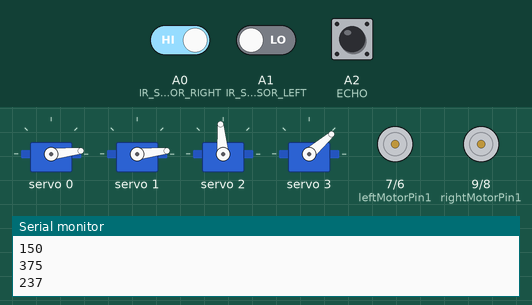
Simulated run of this sketch. Board: Arduino Uno, built with avr-gcc and run on an emulated ATmega328P. Parts: 4 × servo, motor-driver pin pairs drawn as motors (green arrow = first pin HIGH = forward, orange = second pin HIGH = backward, longer = more drive, scaled by the enable pin), the last lines printed to the serial monitor. The test bench sets the inputs (shaded band); at power-on: A2 (ECHO) LOW, A0 (IR_SENSOR_RIGHT) HIGH, A1 (IR_SENSOR_LEFT) LOW.

Above: at 4.7 s.
4.8 s: A2 (ECHO) pulsed HIGH 2 times (0.12 s each, 0.3 s apart)
At 5.9 s:
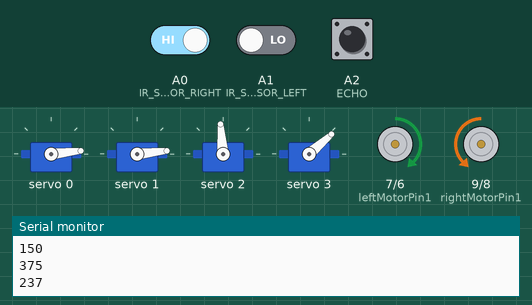
At 7.8 s:
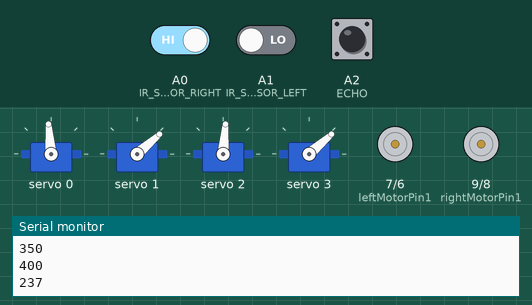
Timing chart, 0 to 14.3 s (numbered marks = the images above; inputs shaded):
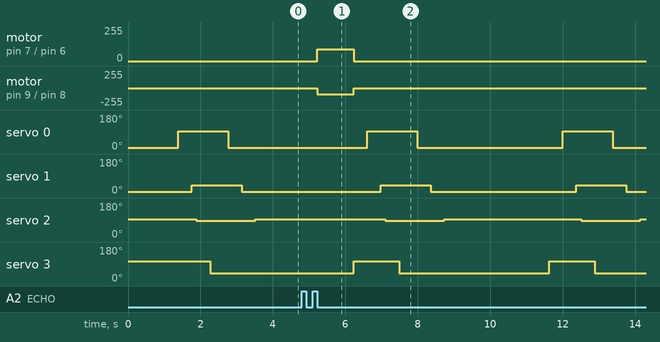

The sketch:

4DOF-Pick-and-Place-Robot.ino
```cpp
#include <Wire.h>
#include <Adafruit_PWMServoDriver.h>

#define IR_SENSOR_RIGHT A0
#define IR_SENSOR_LEFT A1
#define ECHO A2
#define TRIG A3
#define MOTOR_SPEED 90

#define SERVOMIN 150
#define SERVOMAX 600
Adafruit_PWMServoDriver pwm = Adafruit_PWMServoDriver(0x40);

int angletoPWM(int angle){
  int pulse = map(angle, 0, 180, SERVOMIN, SERVOMAX);
  Serial.println(pulse);
  return pulse;
}

long duration;
int distance;

// Right motor
int enableRightMotor = 10;
int rightMotorPin1 = 9;
int rightMotorPin2 = 8;

// Left motor
int enableLeftMotor = 11;
int leftMotorPin1 = 7;
int leftMotorPin2 = 6;

// IR sensor variables
int rightIRSensorValue;
int leftIRSensorValue;

bool armlowered = false;
bool pickedUp = false;
unsigned long pickupTime = 0;

// Function prototypes
void rotateMotor(int rightMotorSpeed, int leftMotorSpeed);
void linefollower();
void placeObject();

void setup()
{
  TCCR0B = TCCR0B & B11111000 | B00000010;

  pinMode(enableRightMotor, OUTPUT);
  pinMode(rightMotorPin1, OUTPUT);
  pinMode(rightMotorPin2, OUTPUT);

  pinMode(enableLeftMotor, OUTPUT);
  pinMode(leftMotorPin1, OUTPUT);
  pinMode(leftMotorPin2, OUTPUT);

  pinMode(IR_SENSOR_RIGHT, INPUT);
  pinMode(IR_SENSOR_LEFT, INPUT);
  pinMode(ECHO, INPUT);
  pinMode(TRIG, OUTPUT);
  rotateMotor(0, 0);

  Serial.begin(9600);
  pwm.begin();
  pwm.setPWMFreq(60);

  pwm.setPWM(0, 0, angletoPWM(0));
  pwm.setPWM(1, 0, angletoPWM(0));
  pwm.setPWM(2, 0, angletoPWM(90));
  pwm.setPWM(3, 0, angletoPWM(100));
}

void loop()
{
  rightIRSensorValue = digitalRead(IR_SENSOR_RIGHT);
  leftIRSensorValue = digitalRead(IR_SENSOR_LEFT);

  digitalWrite(TRIG, LOW);
  delayMicroseconds(2);
  digitalWrite(TRIG, HIGH);
  delay(50);
  digitalWrite(TRIG, LOW);
  duration = pulseIn(ECHO, HIGH);
  distance = 0.034 / 2 * duration;

  if (distance < 22 && !armlowered && !pickedUp)
  {
    placeObject();
    pickedUp = true;
    pickupTime = millis();
  }
  else if (pickedUp && millis() - pickupTime > 4000)
  {
    pickedUp = false;
    rotateMotor(0, 0);

    pwm.setPWM(0, 0, angletoPWM(0));
    pwm.setPWM(1, 0, angletoPWM(0));
    pwm.setPWM(2, 0, angletoPWM(90));
    pwm.setPWM(3, 0, angletoPWM(35));
  }
  else
  {
    linefollower();
  }
}

void rotateMotor(int rightMotorSpeed, int leftMotorSpeed)
{
  if (rightMotorSpeed < 0)
  {
    digitalWrite(rightMotorPin1, LOW);
    digitalWrite(rightMotorPin2, HIGH);
  }
  else if (rightMotorSpeed > 0)
  {
    digitalWrite(rightMotorPin1, HIGH);
    digitalWrite(rightMotorPin2, LOW);
  }
  else
  {
    digitalWrite(rightMotorPin1, LOW);
    digitalWrite(rightMotorPin2, LOW);
  }

  if (leftMotorSpeed < 0)
  {
    digitalWrite(leftMotorPin1, LOW);
    digitalWrite(leftMotorPin2, HIGH);
  }
  else if (leftMotorSpeed > 0)
  {
    digitalWrite(leftMotorPin1, HIGH);
    digitalWrite(leftMotorPin2, LOW);
  }
  else
  {
    digitalWrite(leftMotorPin1, LOW);
    digitalWrite(leftMotorPin2, LOW);
  }
  analogWrite(enableRightMotor, abs(rightMotorSpeed));
  analogWrite(enableLeftMotor, abs(leftMotorSpeed));
}

void linefollower()
{
  if (rightIRSensorValue == LOW && leftIRSensorValue == LOW)
  {
    rotateMotor(MOTOR_SPEED, MOTOR_SPEED);
  }
  else if (rightIRSensorValue == HIGH && leftIRSensorValue == LOW)
  {
    rotateMotor(-MOTOR_SPEED, MOTOR_SPEED);
  }
  else if (rightIRSensorValue == LOW && leftIRSensorValue == HIGH)
  {
    rotateMotor(MOTOR_SPEED, -MOTOR_SPEED);
  }
  else
  {
    rotateMotor(0, 0);
  }
}

void placeObject()
{
  rotateMotor(0, 0);

  pwm.setPWM(3, 0, angletoPWM(100)); // Open the last servo first
  delay(3000); // Wait for the servo to reach its position

  pwm.setPWM(0, 0, angletoPWM(90));
  delay(3000); // Wait for the servo to reach its position

  pwm.setPWM(1, 0, angletoPWM(35));
  delay(1000); // Wait before the next servo movement

  pwm.setPWM(2, 0, angletoPWM(80));


  pwm.setPWM(3, 0, angletoPWM(100));
  delay(3000); // Wait for the servo to reach its position

  pwm.setPWM(3, 0, angletoPWM(35));
  delay(3000); // Wait before the next servo movement


  delay(1000);

  pwm.setPWM(0, 0, angletoPWM(0));
  delay(3000); // Wait for the servo to reach its position

  pwm.setPWM(1, 0, angletoPWM(0));
  delay(3000); // Wait for the servo to reach its position

  pwm.setPWM(2, 0, angletoPWM(90));
  delay(3000); // Wait for the servo to reach its position

  pwm.setPWM(3, 0, angletoPWM(35));
  delay(4000); // Keep the last servo closed for 4 seconds
}
```

Measured:
- after the input at 4.8 s, motor on pin 7 (leftMotorPin1) / pin 6 (leftMotorPin2): stopped → forward 90/255 after 0.42 s, → stopped 1.0 s later; motor on pin 9 (rightMotorPin1) / pin 8 (rightMotorPin2): stopped → backward 90/255 after 0.42 s, → stopped 1.0 s later
- by itself, servo 0: alternates 95° for 1.4 s and 6° for 4.0 s
- by itself, servo 1: alternates 41° for 1.4 s and 6° for 4.0 s
- by itself, servo 2: alternates 95° for 3.8 s and 85° for 1.6 s
- by itself, servo 3: alternates 105° for 1.3 s and 41° for 4.1 s
